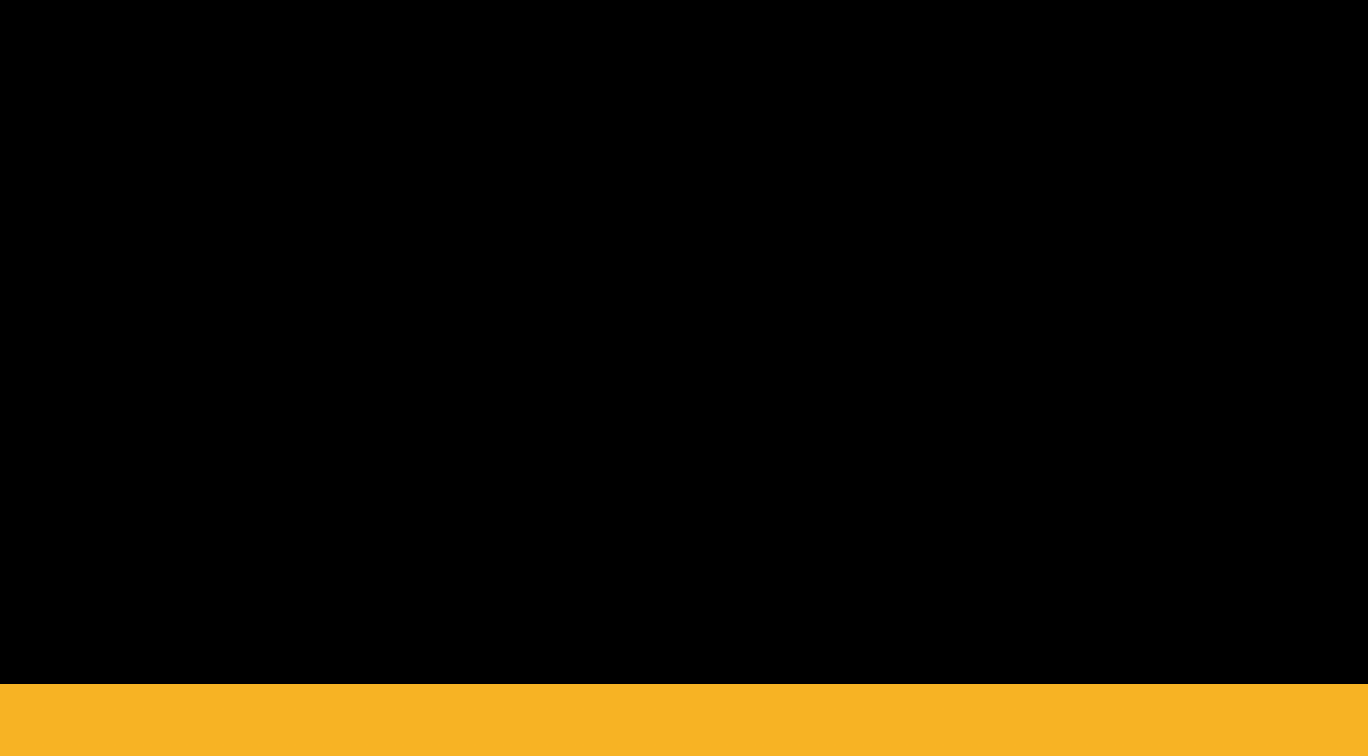

A 2D game scene composited from a Tiled map and its tileset images. What follows is a short description and the map's XML, with each tile layer's data collapsed to a summary:
An orthogonal 38x21 tile map with 36x36 px tiles, 1 tile layer (barrage) and 5 objects (3x object, 2x ball).

<map version="1.0" orientation="orthogonal" renderorder="right-down" width="38" height="21" tilewidth="36" tileheight="36" nextobjectid="8">
 <tileset firstgid="1" name="tileset" tilewidth="36" tileheight="36">
  <image source="tileset1.png" width="38" height="38" />
 </tileset>
 <layer name="barrage" width="38" height="21">
  <data>[798 cells, 76 non-empty, 1 distinct tile ids]</data>
 </layer>
 <objectgroup name="braindots">
  <object id="1" name="ground" type="object" x="1.33333" y="687" width="1368" height="72">
   <properties>
    <property name="autocreate" value="true" />
    <property name="bodyType" value="StaticBody" />
    <property name="spriteName" value="tileset_36x36.png" />
   </properties>
  </object>
  <object id="2" name="ballA" type="ball" x="448" y="344">
   <properties>
    <property name="autocreate" value="false" />
   </properties>
  </object>
  <object id="3" name="ballB" type="ball" x="950.667" y="345.333">
   <properties>
    <property name="autocreate" value="false" />
   </properties>
  </object>
  <object id="4" name="electricity" type="object" x="1.33333" y="546.667" width="1366.67" height="44">
   <properties>
    <property name="autocreate" value="true" />
    <property name="barrierType" value="electricity" />
    <property name="bodyType" value="StaticBody" />
   </properties>
  </object>
  <object id="6" name="bigball" type="object" x="661.333" y="152" width="170" height="170">
   <properties>
    <property name="autocreate" value="true" />
    <property name="bodyType" value="DynamicBody" />
    <property name="density" value="1" />
    <property name="shape" value="circle" />
    <property name="spriteName" value="circle-xxl.png" />
   </properties>
   <ellipse />
  </object>
 </objectgroup>
</map>
